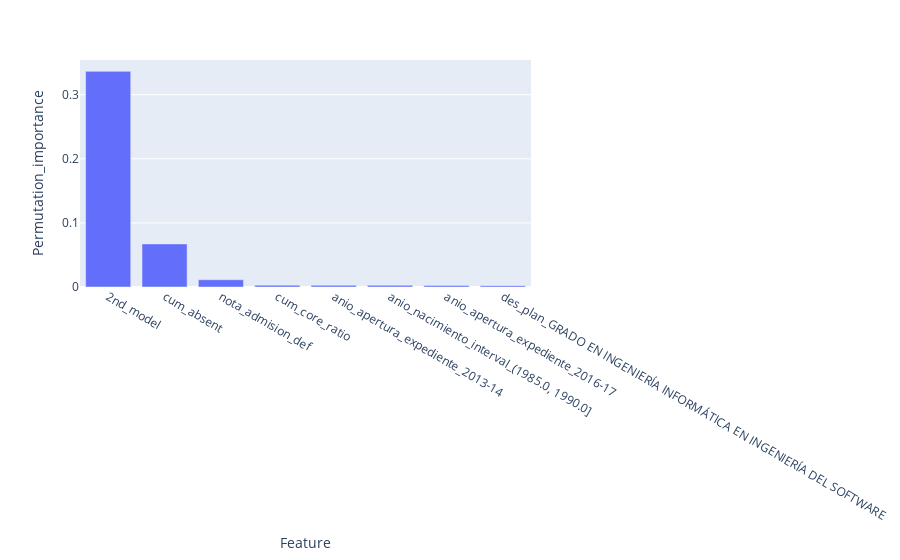

Notebook cell for this chart:
### Code cell
fig = px.bar(logit_importances, x='Feature', y='Permutation_importance')
fig.show()

### Figure 1 — Plotly figure (JSON) as saved in the notebook; plotly's stock layout.template omitted (floating-point values rounded to 4 significant figures)
{"data": [{"alignmentgroup": "True", "hovertemplate": "Feature=%{x}<br>Permutation_importance=%{y}<extra></extra>", "legendgroup": "", "marker": {"color": "#636efa"}, "name": "", "offsetgroup": "", "orientation": "v", "showlegend": false, "textposition": "auto", "type": "bar", "x": ["2nd_model", "cum_absent", "nota_admision_def", "cum_core_ratio", "anio_apertura_expediente_2013-14", "anio_nacimiento_interval_(1985.0, 1990.0]", "anio_apertura_expediente_2016-17", "des_plan_GRADO EN INGENIERÍA INFORMÁTICA EN INGENIERÍA DEL SOFTWARE"], "xaxis": "x", "y": [0.3364, 0.06719, 0.01132, 0.002829, 0.002593, 0.002593, 0.002357, 0.002122], "yaxis": "y"}], "layout": {"barmode": "relative", "legend": {"tracegroupgap": 0}, "margin": {"t": 60}, "xaxis": {"anchor": "y", "domain": [0, 1], "title": {"text": "Feature"}}, "yaxis": {"anchor": "x", "domain": [0, 1], "title": {"text": "Permutation_importance"}}}}
